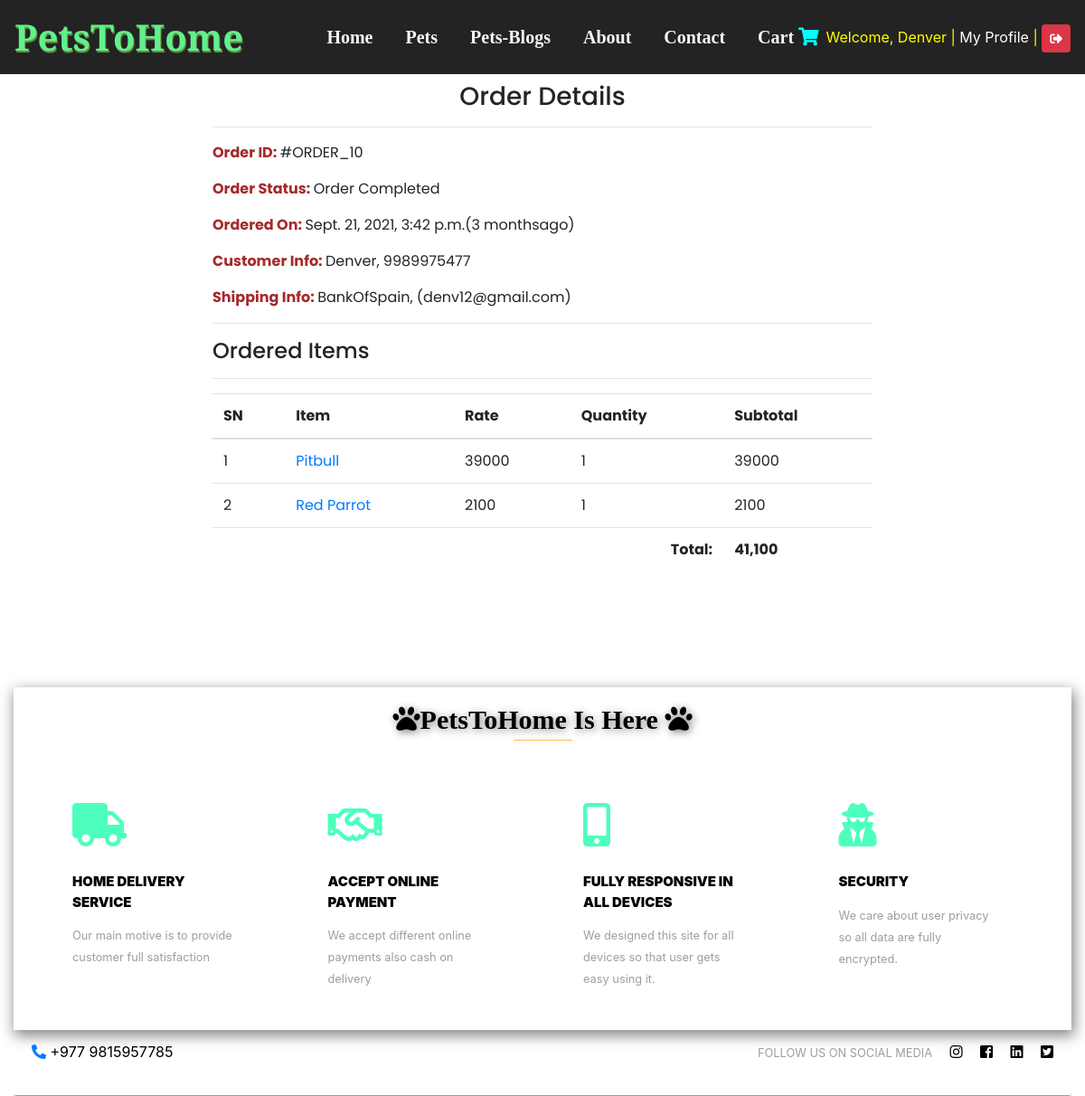
/profile/order-10/ (signed in), run on the app's committed database.
### Main/models.py (models this page shows, shortened)
class Order(models.Model):
    cart=models.OneToOneField(Cart,on_delete=models.CASCADE)
    ordered_by=models.CharField(max_length=200)
    shipping_address=models.CharField(max_length=200)
    mobile=models.CharField(max_length=10)
    email=models.EmailField(null=True)
    subtotal=models.PositiveIntegerField()
    discount=models.PositiveIntegerField()
    total=models.PositiveIntegerField()
    order_status=models.CharField(max_length=50,choices=ORDER_STATUS)
    payment_method=models.CharField(max_length=20,choices=METHOD,default="Cash On Delivery")
    payment_completed=models.BooleanField(default=False,null=True,blank=True)

class Cart(models.Model):
    customer=models.ForeignKey(Customer, on_delete=models.SET_NULL, null=True)
    total=models.PositiveIntegerField(default=0)
    created_at=models.DateTimeField(auto_now_add=True)

class CartProduct(models.Model):
    cart=models.ForeignKey(Cart, on_delete=models.CASCADE)
    pets=models.ForeignKey(Pets, on_delete=models.CASCADE)
    rate=models.PositiveIntegerField()
    quantity=models.PositiveIntegerField()
    subtotal=models.PositiveIntegerField()

class Pets(models.Model):
    title=models.CharField(max_length=200)
    slug=models.SlugField(unique=True)
    category=models.ForeignKey(Category,on_delete=models.CASCADE)
    image=models.ImageField(upload_to="static/images")
    marked_price=models.PositiveIntegerField()
    selling_price=models.PositiveIntegerField()
    description=models.TextField()
    return_policy=models.CharField(max_length=300)
    view_count=models.PositiveIntegerField(default=0)

### Main/views.py (the view)
# urls.py: path('profile/order-<int:pk>/',CustomerOrderDetailView.as_view(),name="cutomerdetail"),
class CustomerOrderDetailView(DetailView):
    template_name = "customerorderdetail.html"
    model=Order
    context_object_name = "ord_obj"
    def dispatch(self, request, *args, **kwargs):
        if request.user.is_authenticated and request.user.customer:
            pass
        else:
            return redirect("login/?next=/profile/")
        return super().dispatch(request,*args,**kwargs)

### templates/customerorderdetail.html (shortened to what this page needs)
{% extends 'base.html' %}
{% load humanize %}
{% block content %}
<div class="container">
    <div class="row">
        <div class="col-md-8 mx-auto">
            <h3 class="text-center">Order Details</h3><hr>
            <p><span class="font-weight-bold">Order ID: </span> #ORDER_{{ord_obj.id}}</p>
            <p><span class="font-weight-bold">Order Status: </span> {{ord_obj.order_status}}</p>
            <p><span class="font-weight-bold">Ordered On: </span> {{ord_obj.cart.created_at}}({{ord_obj.cart.created_at|timesince}}ago)</p>
            <p><span class="font-weight-bold">Customer Info: </span> {{ord_obj.ordered_by}}, {{ord_obj.mobile}}</p>
            <p><span class="font-weight-bold">Shipping Info: </span> {{ord_obj.shipping_address}}, ({{ord_obj.email}})</p>
            <hr>
            <h4>Ordered Items</h4>
            <hr>
            <table class="table">
                <thead>
                    <tr>
                        <th>SN</th>
                        <th>Item</th>
                        <th>Rate</th>
                        <th>Quantity</th>
                        <th>Subtotal</th>
                    </tr>
                </thead>
                <tbody>
                    {% for cp in ord_obj.cart.cartproduct_set.all %}
                    <tr>
                    <td>{{forloop.counter}}</td>
                    <td><a target="_blank" href="{% url 'productdetail' cp.pets.slug %}">{{cp.pets.title}}</a></td>
                    <td>{{cp.rate}}</td>
                    <td>{{cp.quantity}}</td>
                    <td>{{cp.subtotal}}</td>
                    </tr>
                    {% endfor %}
                <tr>
                    <th colspan="4" class="text-right">Total:</th>
                    <th>{{ord_obj.total|intcomma}}</th>
                </tr>
                </tbody>
            </table>
        </div>
    </div>
</div>
{% endblock %}

### templates/navbar.html (shortened to what this page needs)
<div id="navbar">
    <nav class="navbar navbar-expand-lg navbar-light navs">
            <a class="navbar-brand" href="#">PetsToHome</a>
            <div class="collapse navbar-collapse" id="navbarSupportedContent">
              <ul class="navbar-nav ml-auto">
                <li class="nav-item active">
                  <a class="nav-link navbar-txt" href="{% url 'main' %}">Home </a>
                </li>
                <li class="nav-item active">
                  <a class="nav-link navbar-txt" href="{% url 'pets' %}">Pets</a>
                </li>
                <li class="nav-item active">
                  <a class="nav-link  navbar-txt" href="#">Pets-Blogs</a>
                </li>
                <li class="nav-item active">
                  <a class="nav-link navbar-txt" href="{% url 'about' %}">About</a>
                </li>
                <li class="nav-item active">
                  <a class="nav-link navbar-txt" href="{% url 'contact' %}">Contact </a>
                </li>
                <li class="nav-item active">
                  <a class="nav-link navbar-txt" href="{% url 'mycart' %}"> Cart <i style="color: aqua;" class="fas fa-shopping-cart"></i> </a>
                </li>
                <li style="color: yellow;" class="mt-2">
                {% if request.user.customer %}
                Welcome, {{request.user.username}} |
                  <a href="{% url 'customerprofile' %}" style="color:white;">My Profile</a> |
                  <a href="{% url 'logout' %}"class="btn btn-danger btn-sm"> <i class="fas fa-sign-out-alt"></i></a>
                {% else %}
                </li>
                  </ul>
              <form class="form-inline ml-2 my-lg-0">
               <a href="{% url 'register' %}" class="btn btn-outline-success my-2 my-sm-0"> LOGIN</a>
              </form>
                {% endif %}
            </div>
          </nav>
</div>

### static/css/styles.css (style rules this page uses)
.navs { width: 100%; background: rgb(36, 35, 35); position:fixed !important; z-index:1; width:100%; height: auto; text-align:center; vertical-align:middle; line-height:50px; top:0px; }
#navbar { height: 90px; width: 100%; display: flex; }
.navbar-brand { font-size: 40px !important; font-family: vollkorn; text-shadow: 1px 2px 1px #699942; font-weight: bold; color: rgb(98, 240, 141) !important; }
.navbar-txt { margin-left: 10px; font-size: 20px; font-family: Cambria, Cochin, Georgia, Times, 'Times New Roman', serif; font-weight: bold; color: whitesmoke !important; }
.nav-item { margin-left: 10px; }

### templates/customerorderdetail.html (style rules this page uses)
.navs { width: 100%; background: rgb(36, 35, 35); position:fixed !important; z-index:1; width:100%; height: auto; text-align:center; vertical-align:middle; line-height:50px; top:0px; }
#navbar { height: 90px; width: 100%; display: flex; }
.navbar-brand { font-size: 40px !important; font-family: vollkorn; text-shadow: 1px 2px 1px #699942; font-weight: bold; color: rgb(98, 240, 141) !important; }
.navbar-txt { margin-left: 10px; font-size: 20px; font-family: Cambria, Cochin, Georgia, Times, 'Times New Roman', serif; font-weight: bold; color: whitesmoke !important; }
.nav-item { margin-left: 10px; }
p span { font-weight: bold; color: brown; }
.container { font-family: 'Poppins', sans-serif; }

### data on the page
Order: id "10", order_status "Order Completed", cart.created_at "Sept. 21, 2021, 3:42 p.m.", cart.created_at "3 months", ordered_by "Denver", mobile "9989975477", shipping_address "BankOfSpain", email "denv12@gmail.com", total "41,100"
CartProduct: pets "Pitbull", rate "39000", quantity "1", subtotal "39000"
CartProduct: pets "Red Parrot", rate "2100", quantity "1", subtotal "2100"

### other printed values
{{ request.user.username }} "Denver"
